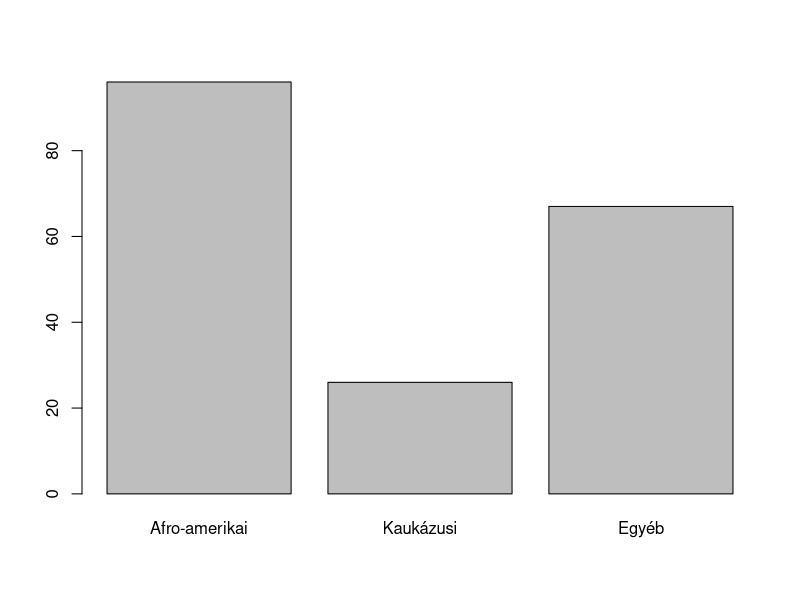
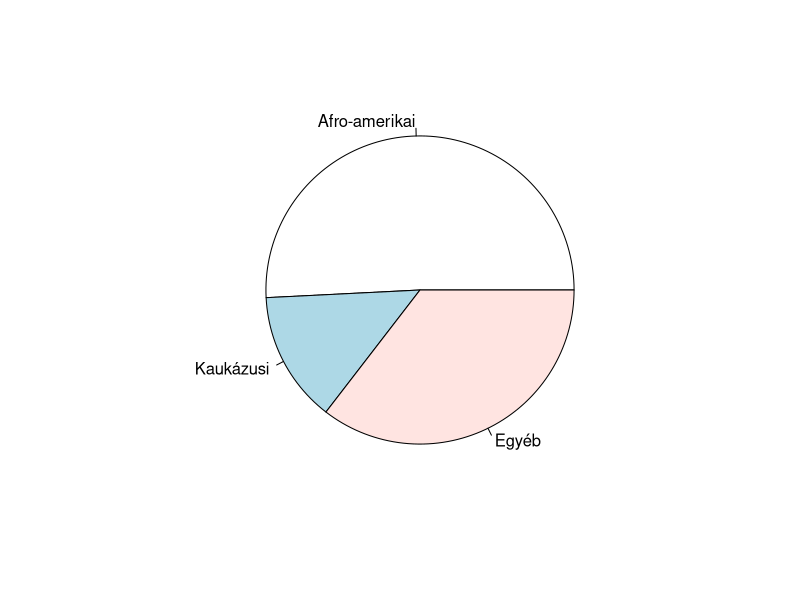
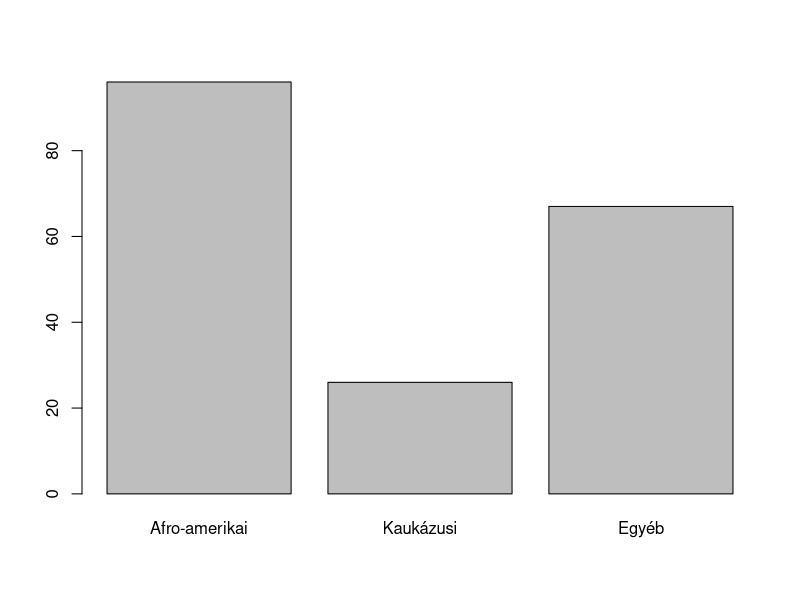
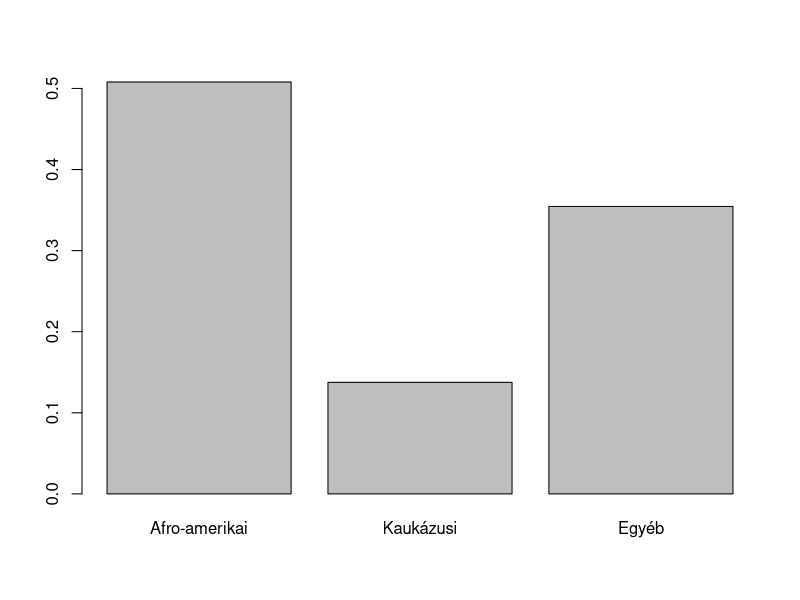
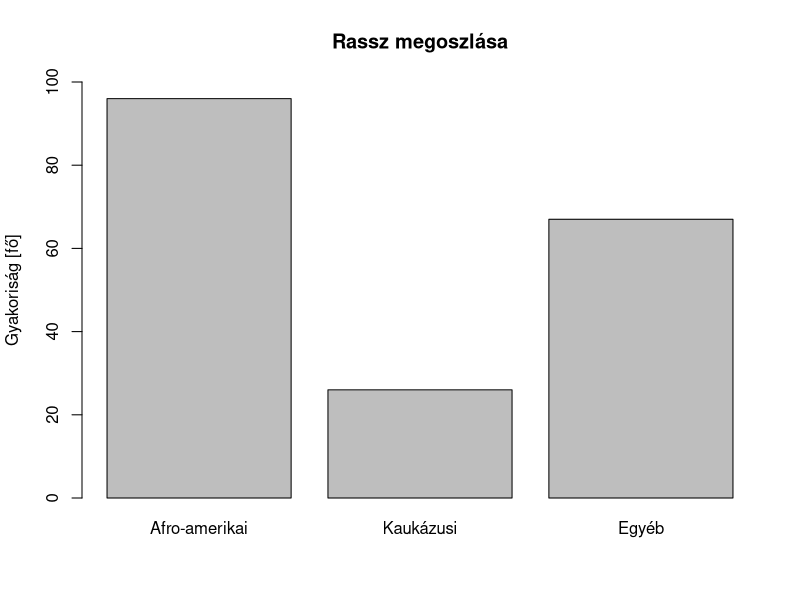
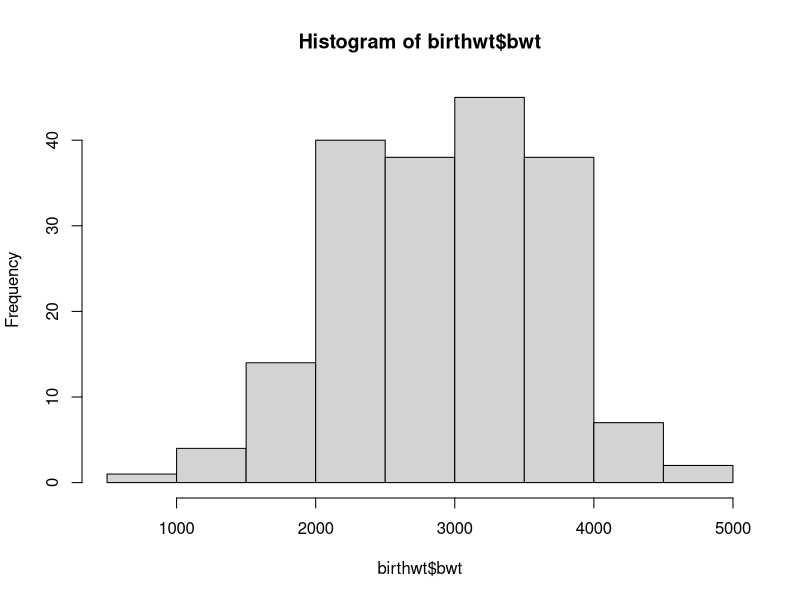
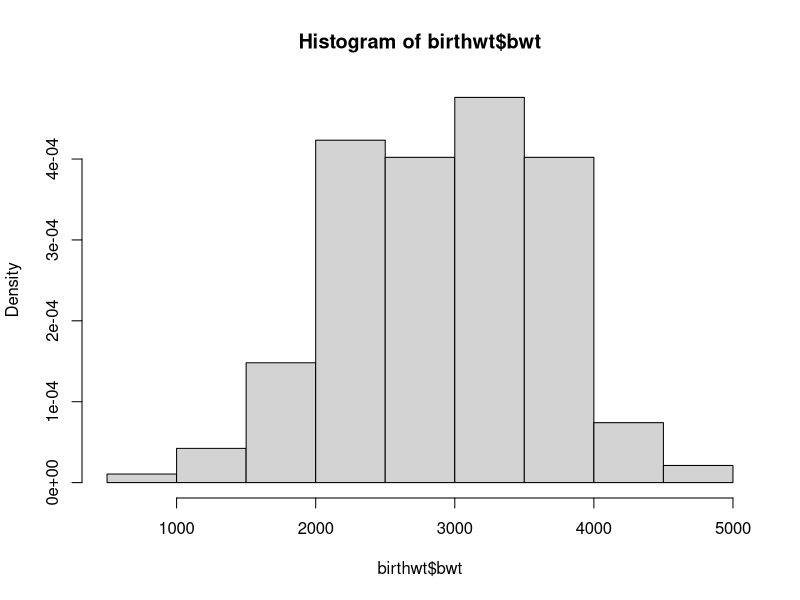
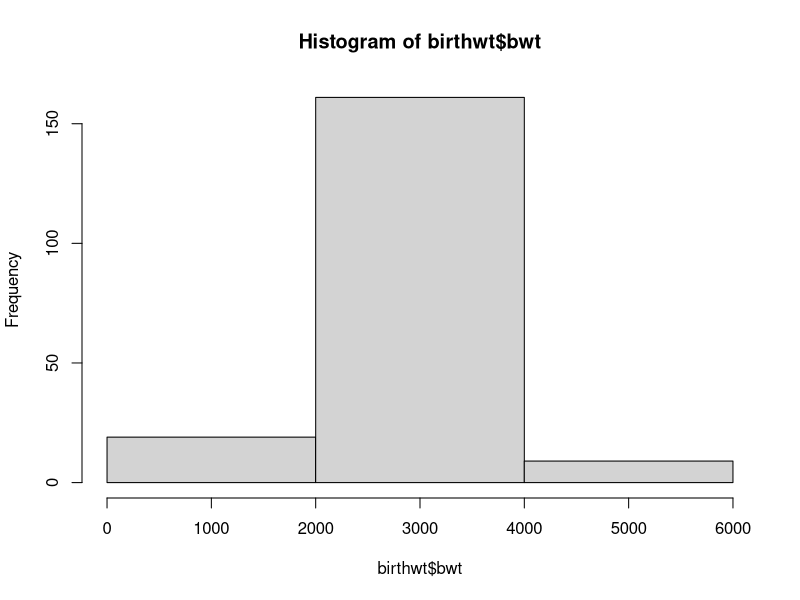

These figures' R source, in order:
data(birthwt, package = "MASS")

###

birthwt$race
?MASS::birthwt
birthwt$race <- factor(birthwt$race, levels = 1:3,
                       labels = c("Afro-amerikai", "Kaukázusi", "Egyéb"))
birthwt$race
str(birthwt)

table(birthwt$race)
prop.table(table(birthwt$race))

str(table(birthwt$race))

names(table(birthwt$race))[which.max(table(birthwt$race))]

barplot(table(birthwt$race))
pie(table(birthwt$race))

barplot(table(birthwt$race))
barplot(prop.table(table(birthwt$race)))

barplot(table(birthwt$race), main = "Rassz megoszlása",
        ylab = "Gyakoriság [fő]", ylim = c(0, 100))

###

birthwt$bwt

cut(birthwt$bwt, seq(500, 5000, 500))

table(cut(birthwt$bwt, seq(500, 5000, 500)))

hist(birthwt$bwt)
hist(birthwt$bwt, freq = FALSE)

hist(birthwt$bwt, 3)
hist(birthwt$bwt, 50)

hist(birthwt$bwt, seq(500, 5500, 1000))
hist(birthwt$bwt, c(500, seq(1500, 5500, 500)))

hist(birthwt$bwt, "Sturges")

plot(ecdf(birthwt$bwt))

data(geyser, package = "MASS")
plot(ecdf(geyser$waiting))
hist(geyser$waiting)

plot(seq(-3, 3, 0.1), dnorm(seq(-3, 3, 0.1), 1), type = "l")

plot(1:5000, dnorm(1:5000, birthwt$bwt[1], 100), type = "l")
for(i in 2:nrow(birthwt)) {
  lines(1:5000, dnorm(1:5000, birthwt$bwt[i], 100))
}

x <- 2000

dnorm(c(15, 25), 1, 2)
c(dnorm(15, 1, 2), dnorm(25, 1, 2))
dnorm(15, c(1, 3), 2)
c(dnorm(15, 1, 2), dnorm(15, 3, 2))
sapply(c(1, 3), function(m) dnorm(15, m, 2))

dnorm(x, birthwt$bwt[1], 100)
dnorm(x, birthwt$bwt[1:2], 100)
dnorm(x, birthwt$bwt, 100)
sum(dnorm(x, birthwt$bwt, 100))

sapply(1:5000, function(x) sum(dnorm(x, birthwt$bwt, 100)))

plot(1:5000, sapply(1:5000, function(x) sum(dnorm(x, birthwt$bwt, 200))),
     type = "l")
